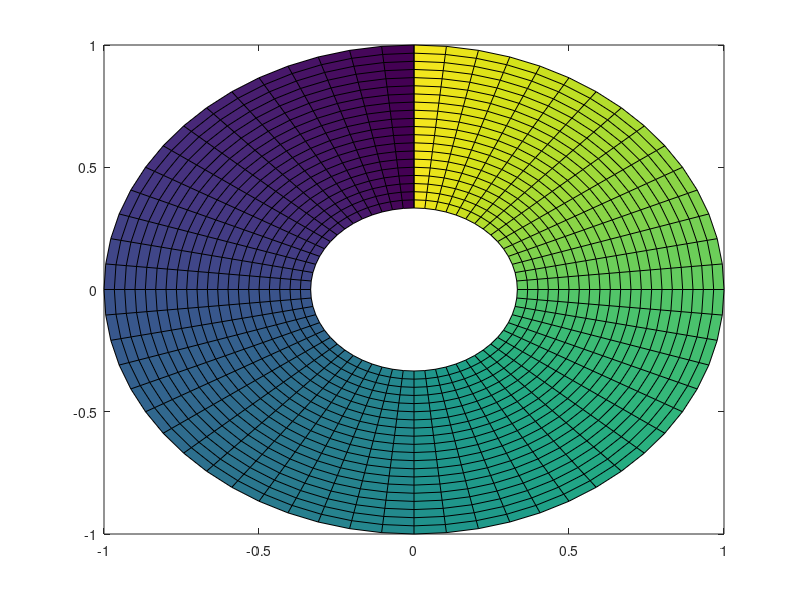

Reproduce this figure in MATLAB. (Note: this script raises an error after producing the figure.)
function colorwheel()

n = 30;
r = (10:n)'/n;
theta = pi*(-n:n)/n - pi/2;
X = r*cos(theta);
Y = r*sin(theta);
C = (0*r + 1)*theta;

h = pcolor(X,Y,C);
h.LineStyle = 'none';
axis equal tight;
axis off;

end

